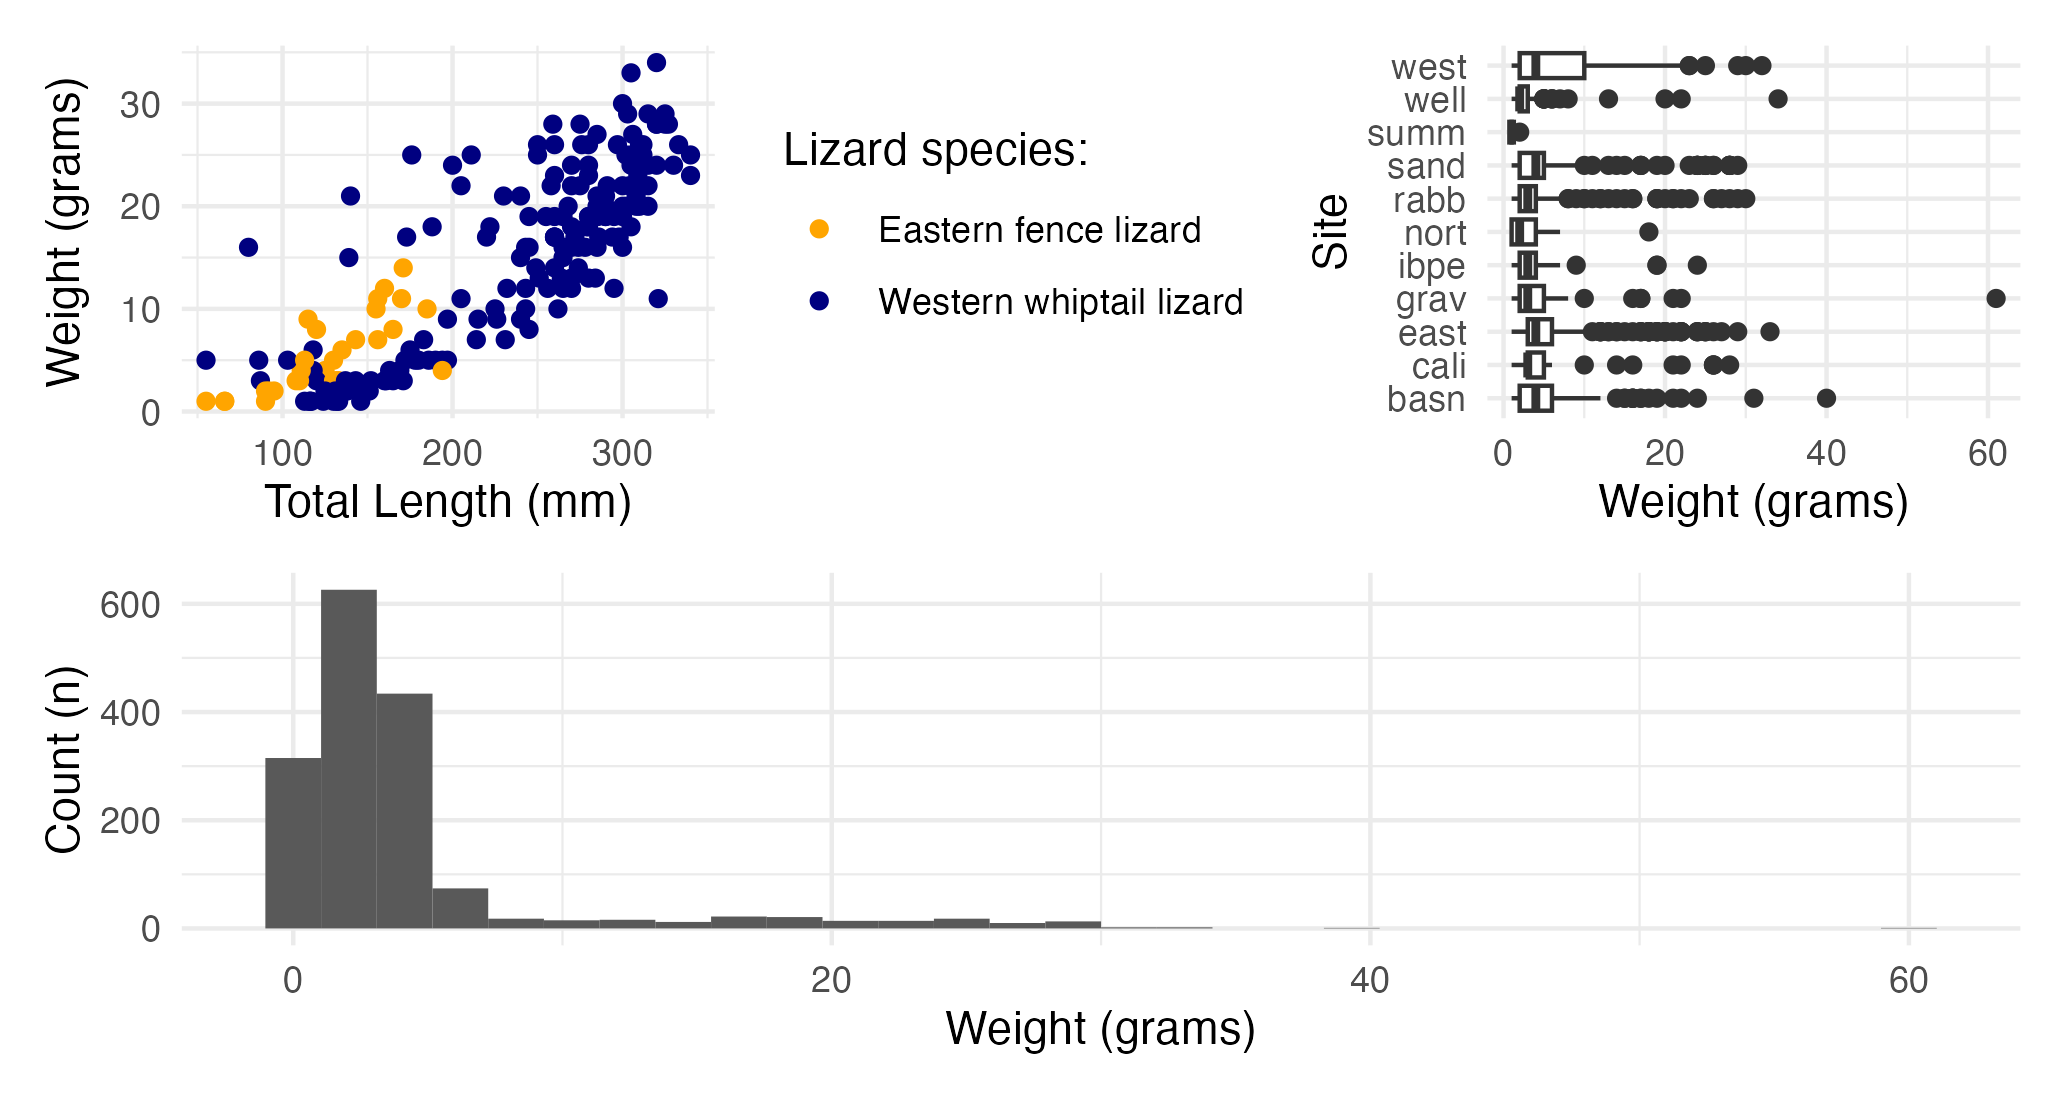

Reproduce this figure in R.
library(tidyverse)
library(patchwork)
library(here)

lizards <- read_csv(here("data_tidy", "lizards.csv"))

two_lizards <- lizards |> 
  filter(common_name %in% c("eastern fence", "western whiptail"))


p1 <- ggplot(two_lizards, aes(x = total_length, y = weight)) +
  geom_point(aes(color = common_name)) +
  scale_color_manual(values = c("orange", "navy"), 
                     name = "Lizard species:",
                     labels = c("Eastern fence lizard", "Western whiptail lizard")) +
  theme_minimal() +
  theme(legend.position = c(0.2, 0.8), 
        legend.background = element_blank()) +
  labs(x = "Total Length (mm)",
       y = "Weight (grams)")

p2 <- ggplot(lizards, aes(x = weight, y = site)) +
  geom_boxplot() +
  labs(x = "Weight (grams)",
       y =  "Site") +
  theme_light()

p3 <- ggplot(lizards, aes(x = weight)) +
  geom_histogram() +
  labs(x = "Weight (grams)",
       y =  "Count (n)") +
  theme_light()

p4 <- ((p1+p2)/p3) & theme_minimal()
ggsave("patchwork-example.png", p4)
  